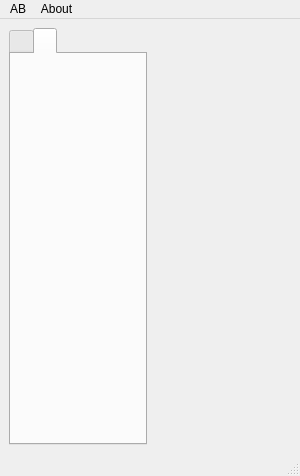
<ui version="4.0" >
 <class>MainWindow</class>
 <widget class="QMainWindow" name="MainWindow" >
  <property name="geometry" >
   <rect>
    <x>0</x>
    <y>0</y>
    <width>300</width>
    <height>476</height>
   </rect>
  </property>
  <property name="maximumSize" >
   <size>
    <width>300</width>
    <height>600</height>
   </size>
  </property>
  <property name="windowTitle" >
   <string>Adelin Backup</string>
  </property>
  <widget class="QWidget" name="centralwidget" >
   <layout class="QHBoxLayout" >
    <item>
     <widget class="QTabWidget" name="tabWidget" >
      <property name="layoutDirection" >
       <enum>Qt::LeftToRight</enum>
      </property>
      <property name="currentIndex" >
       <number>1</number>
      </property>
      <widget class="QWidget" name="tab_1" >
       <attribute name="title" >
        <string/>
       </attribute>
      </widget>
      <widget class="QWidget" name="tab_3" >
       <attribute name="title" >
        <string/>
       </attribute>
      </widget>
     </widget>
    </item>
    <item>
     <layout class="QVBoxLayout" >
      <item>
       <widget class="QStackedWidget" name="stackedWidget" >
        <widget class="QWidget" name="page" />
        <widget class="QWidget" name="page_2" />
       </widget>
      </item>
      <item>
       <widget class="QStackedWidget" name="stackedWidget_2" >
        <property name="currentIndex" >
         <number>1</number>
        </property>
        <widget class="QWidget" name="page_3" />
        <widget class="QWidget" name="page_4" />
       </widget>
      </item>
      <item>
       <widget class="QStackedWidget" name="stackedWidget_3" >
        <widget class="QWidget" name="page_5" />
        <widget class="QWidget" name="page_6" />
       </widget>
      </item>
      <item>
       <widget class="QStackedWidget" name="stackedWidget_4" >
        <widget class="QWidget" name="page_7" />
        <widget class="QWidget" name="page_8" />
       </widget>
      </item>
     </layout>
    </item>
   </layout>
  </widget>
  <widget class="QMenuBar" name="menubar" >
   <property name="geometry" >
    <rect>
     <x>0</x>
     <y>0</y>
     <width>300</width>
     <height>29</height>
    </rect>
   </property>
   <widget class="QMenu" name="menuBOS" >
    <property name="title" >
     <string>AB</string>
    </property>
    <widget class="QMenu" name="menuConfigure" >
     <property name="title" >
      <string>Configure</string>
     </property>
     <addaction name="actionConfiguraci_n_del_Backup" />
     <addaction name="actionConfiguraci_n_de_las_rutas" />
    </widget>
    <addaction name="menuConfigure" />
    <addaction name="separator" />
    <addaction name="actionQuit" />
   </widget>
   <widget class="QMenu" name="menuAbout" >
    <property name="title" >
     <string>About</string>
    </property>
    <addaction name="actionAbout" />
   </widget>
   <addaction name="menuBOS" />
   <addaction name="menuAbout" />
  </widget>
  <widget class="QStatusBar" name="statusbar" />
  <action name="actionQuit" >
   <property name="text" >
    <string>Quit</string>
   </property>
  </action>
  <action name="actionAbout" >
   <property name="text" >
    <string>About Adelin Backup</string>
   </property>
  </action>
  <action name="actionConfiguraci_n_del_Backup" >
   <property name="text" >
    <string>Client Configuration</string>
   </property>
  </action>
  <action name="actionConfiguraci_n_de_las_rutas" >
   <property name="text" >
    <string>Paths Configuration</string>
   </property>
  </action>
 </widget>
 <resources/>
 <connections/>
</ui>
